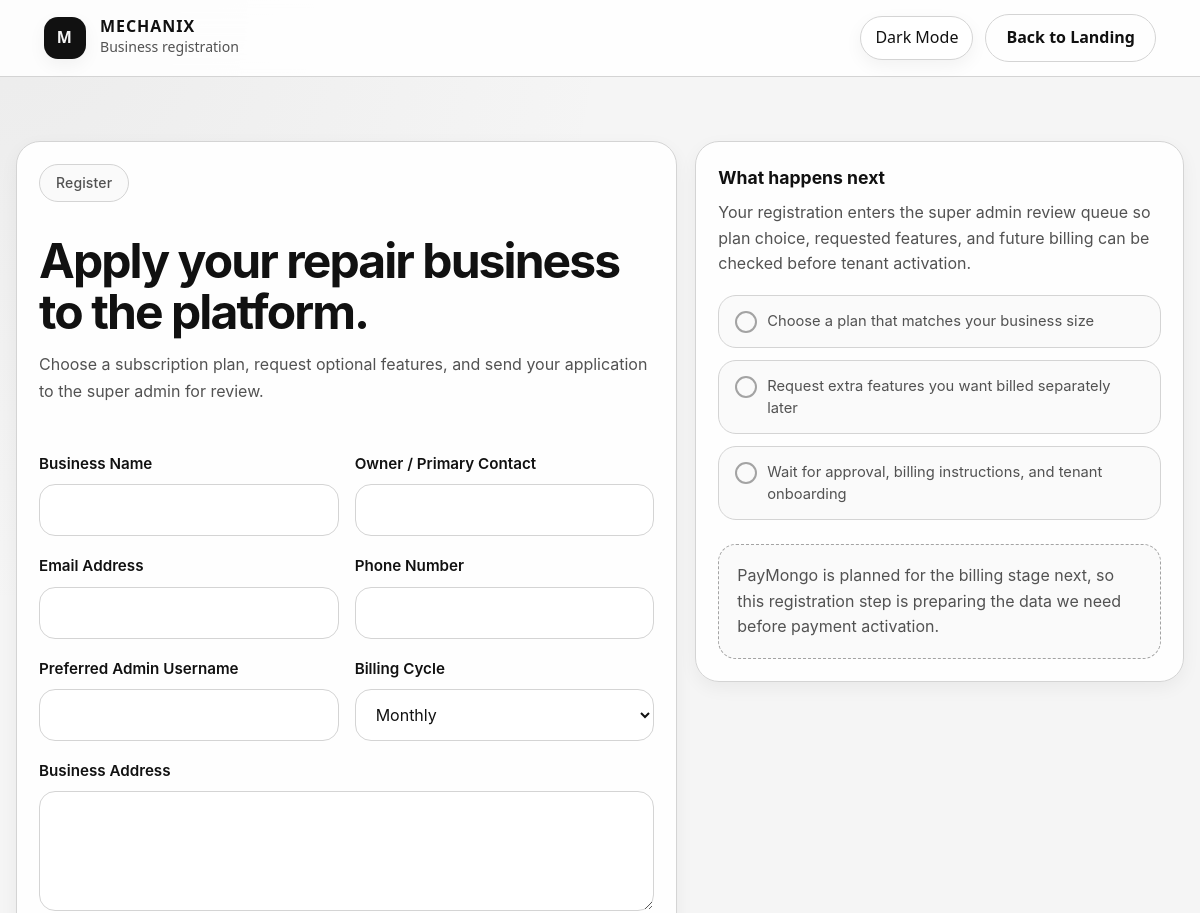
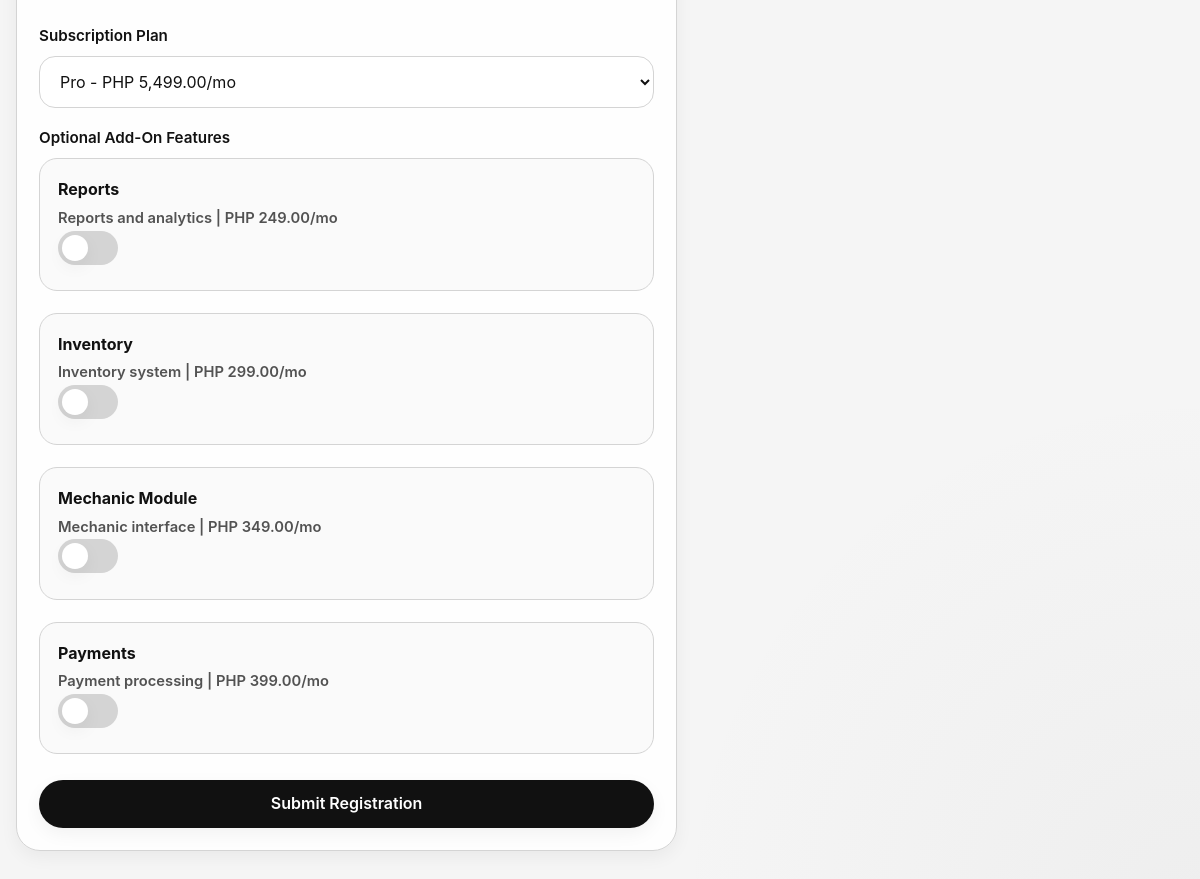
The page /register.php?plan_id=3 on the database its author committed (2 pictures, top to bottom).
### tables this page shows
CREATE TABLE `feature_pricing` (
  `feature_pricing_id` int(11) NOT NULL,
  `feature_id` int(11) NOT NULL,
  `monthly_addon_price` decimal(10,2) NOT NULL DEFAULT 0.00,
  `yearly_addon_price` decimal(10,2) DEFAULT NULL,
  `is_active` tinyint(1) NOT NULL DEFAULT 1
);

CREATE TABLE `features` (
  `feature_id` int(11) NOT NULL,
  `feature_name` varchar(100) NOT NULL,
  `description` varchar(255) DEFAULT NULL
);

### register.php (the view, shortened to what this page needs)
<?php
$selectedPlanId = (int) ($_GET['plan_id'] ?? 0);
$plans = [];
$addons = [];
$oldInput = $_SESSION['registration_old_input'] ?? [];
try {
    $pdo = Database::getInstance();
    $plans = $pdo->query("
        SELECT plan_id, plan_name, monthly_price, yearly_price, description
        FROM subscription_plans
        WHERE is_active = 1
          AND plan_name <> 'Read-Only'
        ORDER BY monthly_price ASC, plan_name ASC
    ")->fetchAll();
    $addons = $pdo->query("
        SELECT
            f.feature_id,
            f.feature_name,
            f.description,
            fp.monthly_addon_price,
            fp.yearly_addon_price
        FROM feature_pricing fp
        INNER JOIN features f ON f.feature_id = fp.feature_id
        WHERE fp.is_active = 1
        ORDER BY fp.monthly_addon_price ASC, f.feature_name ASC
    ")->fetchAll();
} catch (PDOException $e) {
    $formError = 'Registration options could not be loaded: ' . $e->getMessage();
}
function registerValue($oldInput, $key) {
    return htmlspecialchars($oldInput[$key] ?? '', ENT_QUOTES, 'UTF-8');
}
function registerMoney($amount) {
    return 'PHP ' . number_format((float) $amount, 2);
}
function registerFeatureLabel($featureName) {
    return ucwords(str_replace('_', ' ', $featureName));
}
?>
<!DOCTYPE html>
<html lang="en" data-theme="light">
<head>
    <link rel="stylesheet" href="assets/css/styles.css">
</head>
<body class="page-shell">
    <div class="topbar">
        <div class="topbar-inner">
            <div class="brand">
                <div class="brand-mark">M</div>
                <div class="brand-text">
                    <h1>MECHANIX</h1>
                    <p>Business registration</p>
                </div>
            </div>
            <div class="nav-actions">
                <button type="button" class="theme-toggle" data-theme-toggle>Dark Mode</button>
                <a href="index.php" class="btn btn-secondary">Back to Landing</a>
            </div>
        </div>
    </div>
    <main class="section-block">
        <div class="container registration-layout">
            <article class="content-card registration-panel">
                <div class="section-heading">
                    <p class="eyebrow">Register</p>
                    <h2>Apply your repair business to the platform.</h2>
                    <p>Choose a subscription plan, request optional features, and send your application to the super admin for review.</p>
                </div>
                <form action="actions/register_business.php" method="POST">
                    <div class="form-grid">
                        <div class="form-group">
                            <label for="business_name">Business Name</label>
                            <input class="form-control" type="text" id="business_name" name="business_name" value="<?= registerValue($oldInput, 'business_name') ?>" required>
                        </div>
                        <div class="form-group">
                            <label for="owner_full_name">Owner / Primary Contact</label>
                            <input class="form-control" type="text" id="owner_full_name" name="owner_full_name" value="<?= registerValue($oldInput, 'owner_full_name') ?>" required>
                        </div>
                    </div>
                    <div class="form-grid">
                        <div class="form-group">
                            <label for="email">Email Address</label>
                            <input class="form-control" type="email" id="email" name="email" value="<?= registerValue($oldInput, 'email') ?>" required>
                        </div>
                        <div class="form-group">
                            <label for="phone">Phone Number</label>
                            <input class="form-control" type="text" id="phone" name="phone" value="<?= registerValue($oldInput, 'phone') ?>">
                        </div>
                    </div>
                    <div class="form-grid">
                        <div class="form-group">
                            <label for="preferred_username">Preferred Admin Username</label>
                            <input class="form-control" type="text" id="preferred_username" name="preferred_username" value="<?= registerValue($oldInput, 'preferred_username') ?>">
                        </div>
                        <div class="form-group">
                            <label for="billing_cycle">Billing Cycle</label>
                            <select class="form-control" id="billing_cycle" name="billing_cycle" required>
                                <option value="monthly"<?= (($oldInput['billing_cycle'] ?? 'monthly') === 'monthly') ? ' selected' : '' ?>>Monthly</option>
                            </select>
                        </div>
                    </div>
                    <div class="form-group">
                        <label for="address">Business Address</label>
                        <textarea class="form-control form-textarea" id="address" name="address"><?= registerValue($oldInput, 'address') ?></textarea>
                    </div>
                    <div class="form-group">
                        <label for="selected_plan_id">Subscription Plan</label>
                        <select class="form-control" id="selected_plan_id" name="selected_plan_id" required>
                            <?php foreach ($plans as $plan): ?>
                                <option value="<?= (int) $plan['plan_id'] ?>"<?= $selectedPlanId === (int) $plan['plan_id'] ? ' selected' : '' ?>>
                                    <?= htmlspecialchars($plan['plan_name'], ENT_QUOTES, 'UTF-8') ?> -
                                </option>
                            <?php endforeach; ?>
                        </select>
                    </div>
                    <div class="form-group">
                        <label>Optional Add-On Features</label>
                        <div class="feature-toggle-grid">
                            <?php foreach ($addons as $addon): ?>
                                <label class="feature-toggle-card">
                                    <span class="feature-toggle-copy">
                                        <strong><?= htmlspecialchars(registerFeatureLabel($addon['feature_name']), ENT_QUOTES, 'UTF-8') ?></strong>
                                        <span>
                                            <?= htmlspecialchars($addon['description'] ?: 'Optional platform add-on.', ENT_QUOTES, 'UTF-8') ?> |
                                            <?= htmlspecialchars(registerMoney($addon['monthly_addon_price']), ENT_QUOTES, 'UTF-8') ?>/mo
                                        </span>
                                    </span>
                                    <span class="switch">
                                        <span class="switch-slider"></span>
                                    </span>
                                </label>
                            <?php endforeach; ?>
                        </div>
                    </div>
                    <button type="submit" class="btn btn-primary btn-full">Submit Registration</button>
                </form>
            </article>
            <aside class="content-card registration-side">
                <h3>What happens next</h3>
                <p>Your registration enters the super admin review queue so plan choice, requested features, and future billing can be checked before tenant activation.</p>
                <div class="checklist">
                    <div class="checklist-item">Choose a plan that matches your business size</div>
                    <div class="checklist-item">Request extra features you want billed separately later</div>
                    <div class="checklist-item">Wait for approval, billing instructions, and tenant onboarding</div>
                </div>
                <div class="table-placeholder">
                    PayMongo is planned for the billing stage next, so this registration step is preparing the data we need before payment activation.
                </div>
            </aside>
        </div>
    </main>
</body>
</html>

### assets/css/base.css (style rules this page uses)
html { scroll-behavior: smooth; }
body { font-family: "Inter", "Segoe UI", Arial, sans-serif; background: var(--bg); color: var(--text); line-height: 1.6; transition: background var(--transition), color var(--transition); }
a { text-decoration: none; color: inherit; }
button, input, select, textarea { font: inherit; }
.page-shell { min-height: 100vh; background: radial-gradient(circle at top left, rgba(127, 127, 127, 0.08), transparent 28%), radial-gradient(circle at bottom right, rgba(127, 127, 127, 0.06), transparent 24%), var(--bg); }
.container { width: min(100% - 32px, var(--max-width)); margin: 0 auto; }
.topbar { position: sticky; top: 0; z-index: var(--z-sticky); backdrop-filter: blur(16px); background: color-mix(in srgb, var(--bg) 82%, transparent); border-bottom: 1px solid var(--border); }
.topbar-inner { width: min(100% - 32px, var(--max-width)); margin: 0 auto; min-height: 76px; display: flex; align-items: center; justify-content: space-between; gap: 16px; }
.brand { display: flex; align-items: center; gap: 14px; }
.brand-mark { width: 42px; height: 42px; border-radius: 14px; background: var(--text); color: var(--bg); display: grid; place-items: center; font-weight: 800; letter-spacing: 0.08em; box-shadow: var(--shadow-soft); }
.brand-text h1, .brand-text h2 { font-size: 1rem; line-height: 1.1; letter-spacing: 0.06em; }
.brand-text p { color: var(--text-soft); font-size: 0.88rem; }
.nav-actions { display: flex; align-items: center; gap: 12px; }
.theme-toggle { border: 1px solid var(--border); background: var(--bg-soft); color: var(--text); height: 44px; min-width: 44px; padding: 0 14px; border-radius: 999px; cursor: pointer; transition: all var(--transition); display: inline-flex; align-items: center; justify-content: center; gap: 8px; box-shadow: var(--shadow-soft); }
.btn { display: inline-flex; align-items: center; justify-content: center; gap: 10px; height: 48px; padding: 0 20px; border-radius: 999px; border: 1px solid transparent; cursor: pointer; transition: all var(--transition); font-weight: 600; }
.btn-primary { background: var(--button-bg); color: var(--button-text); box-shadow: var(--shadow-soft); }
.btn-secondary { background: transparent; color: var(--text); border-color: var(--border); }
.btn-full { width: 100%; }

### assets/css/landing.css (style rules this page uses)
﻿ .landing-main, .landing-main h1, .landing-main h2, .landing-main h3, .landing-main p, .topbar { font-family: 'DM Sans', system-ui, -apple-system, sans-serif; }
.topbar { position: sticky; top: 0; z-index: var(--z-sticky); background: color-mix(in srgb, var(--bg-soft) 88%, transparent); backdrop-filter: blur(16px); -webkit-backdrop-filter: blur(16px); border-bottom: 1px solid var(--border); }
.topbar-inner { max-width: var(--max-width); margin: 0 auto; padding: 0 28px; height: 64px; display: flex; align-items: center; justify-content: space-between; }
.eyebrow { display: inline-flex; align-items: center; gap: 8px; padding: 7px 16px; border-radius: 999px; border: 1px solid var(--border); color: var(--text-soft); margin-bottom: 24px; font-size: 0.875rem; font-weight: 500; background: var(--bg-elevated); letter-spacing: 0.01em; }
.section-block { padding: 64px 0; }
.section-heading { margin-bottom: 48px; max-width: 700px; }
.section-heading h2 { font-size: clamp(2rem, 4vw, 3rem); line-height: 1.05; letter-spacing: -0.04em; margin: 10px 0 14px; font-weight: 700; }
.section-heading p:last-child { color: var(--text-soft); max-width: 65ch; line-height: 1.65; }
.form-group { margin-bottom: 18px; }
.form-group label { display: block; font-weight: 600; margin-bottom: 8px; font-size: 0.95rem; }
.form-control { width: 100%; height: 52px; border-radius: 16px; border: 1px solid var(--border); background: var(--input-bg); color: var(--text); padding: 0 16px; outline: none; font-family: inherit; font-size: 1rem; transition: all var(--transition); }
.form-textarea { height: auto; min-height: 120px; padding: 16px; resize: vertical; }
.checklist { display: flex; flex-direction: column; gap: 10px; margin: 16px 0 24px; }
.checklist-item { display: flex; align-items: flex-start; gap: 10px; font-size: 0.92rem; color: var(--text-soft); line-height: 1.5; }
.checklist-item::before { content: ''; width: 18px; height: 18px; border-radius: 50%; border: 2px solid var(--border-strong); flex-shrink: 0; margin-top: 1px; }

### rows shown on the page
feature_pricing: feature.feature_name "Reports", feature.description "Reports and analytics", monthly_addon_price "PHP 249.00"
feature_pricing: feature.feature_name "Inventory", feature.description "Inventory system", monthly_addon_price "PHP 299.00"
feature_pricing: feature.feature_name "Mechanic Module", feature.description "Mechanic interface", monthly_addon_price "PHP 349.00"
feature_pricing: feature.feature_name "Payments", feature.description "Payment processing", monthly_addon_price "PHP 399.00"

### other values the page prints
form field selected_plan_id "Pro - PHP 5,499.00/mo"
